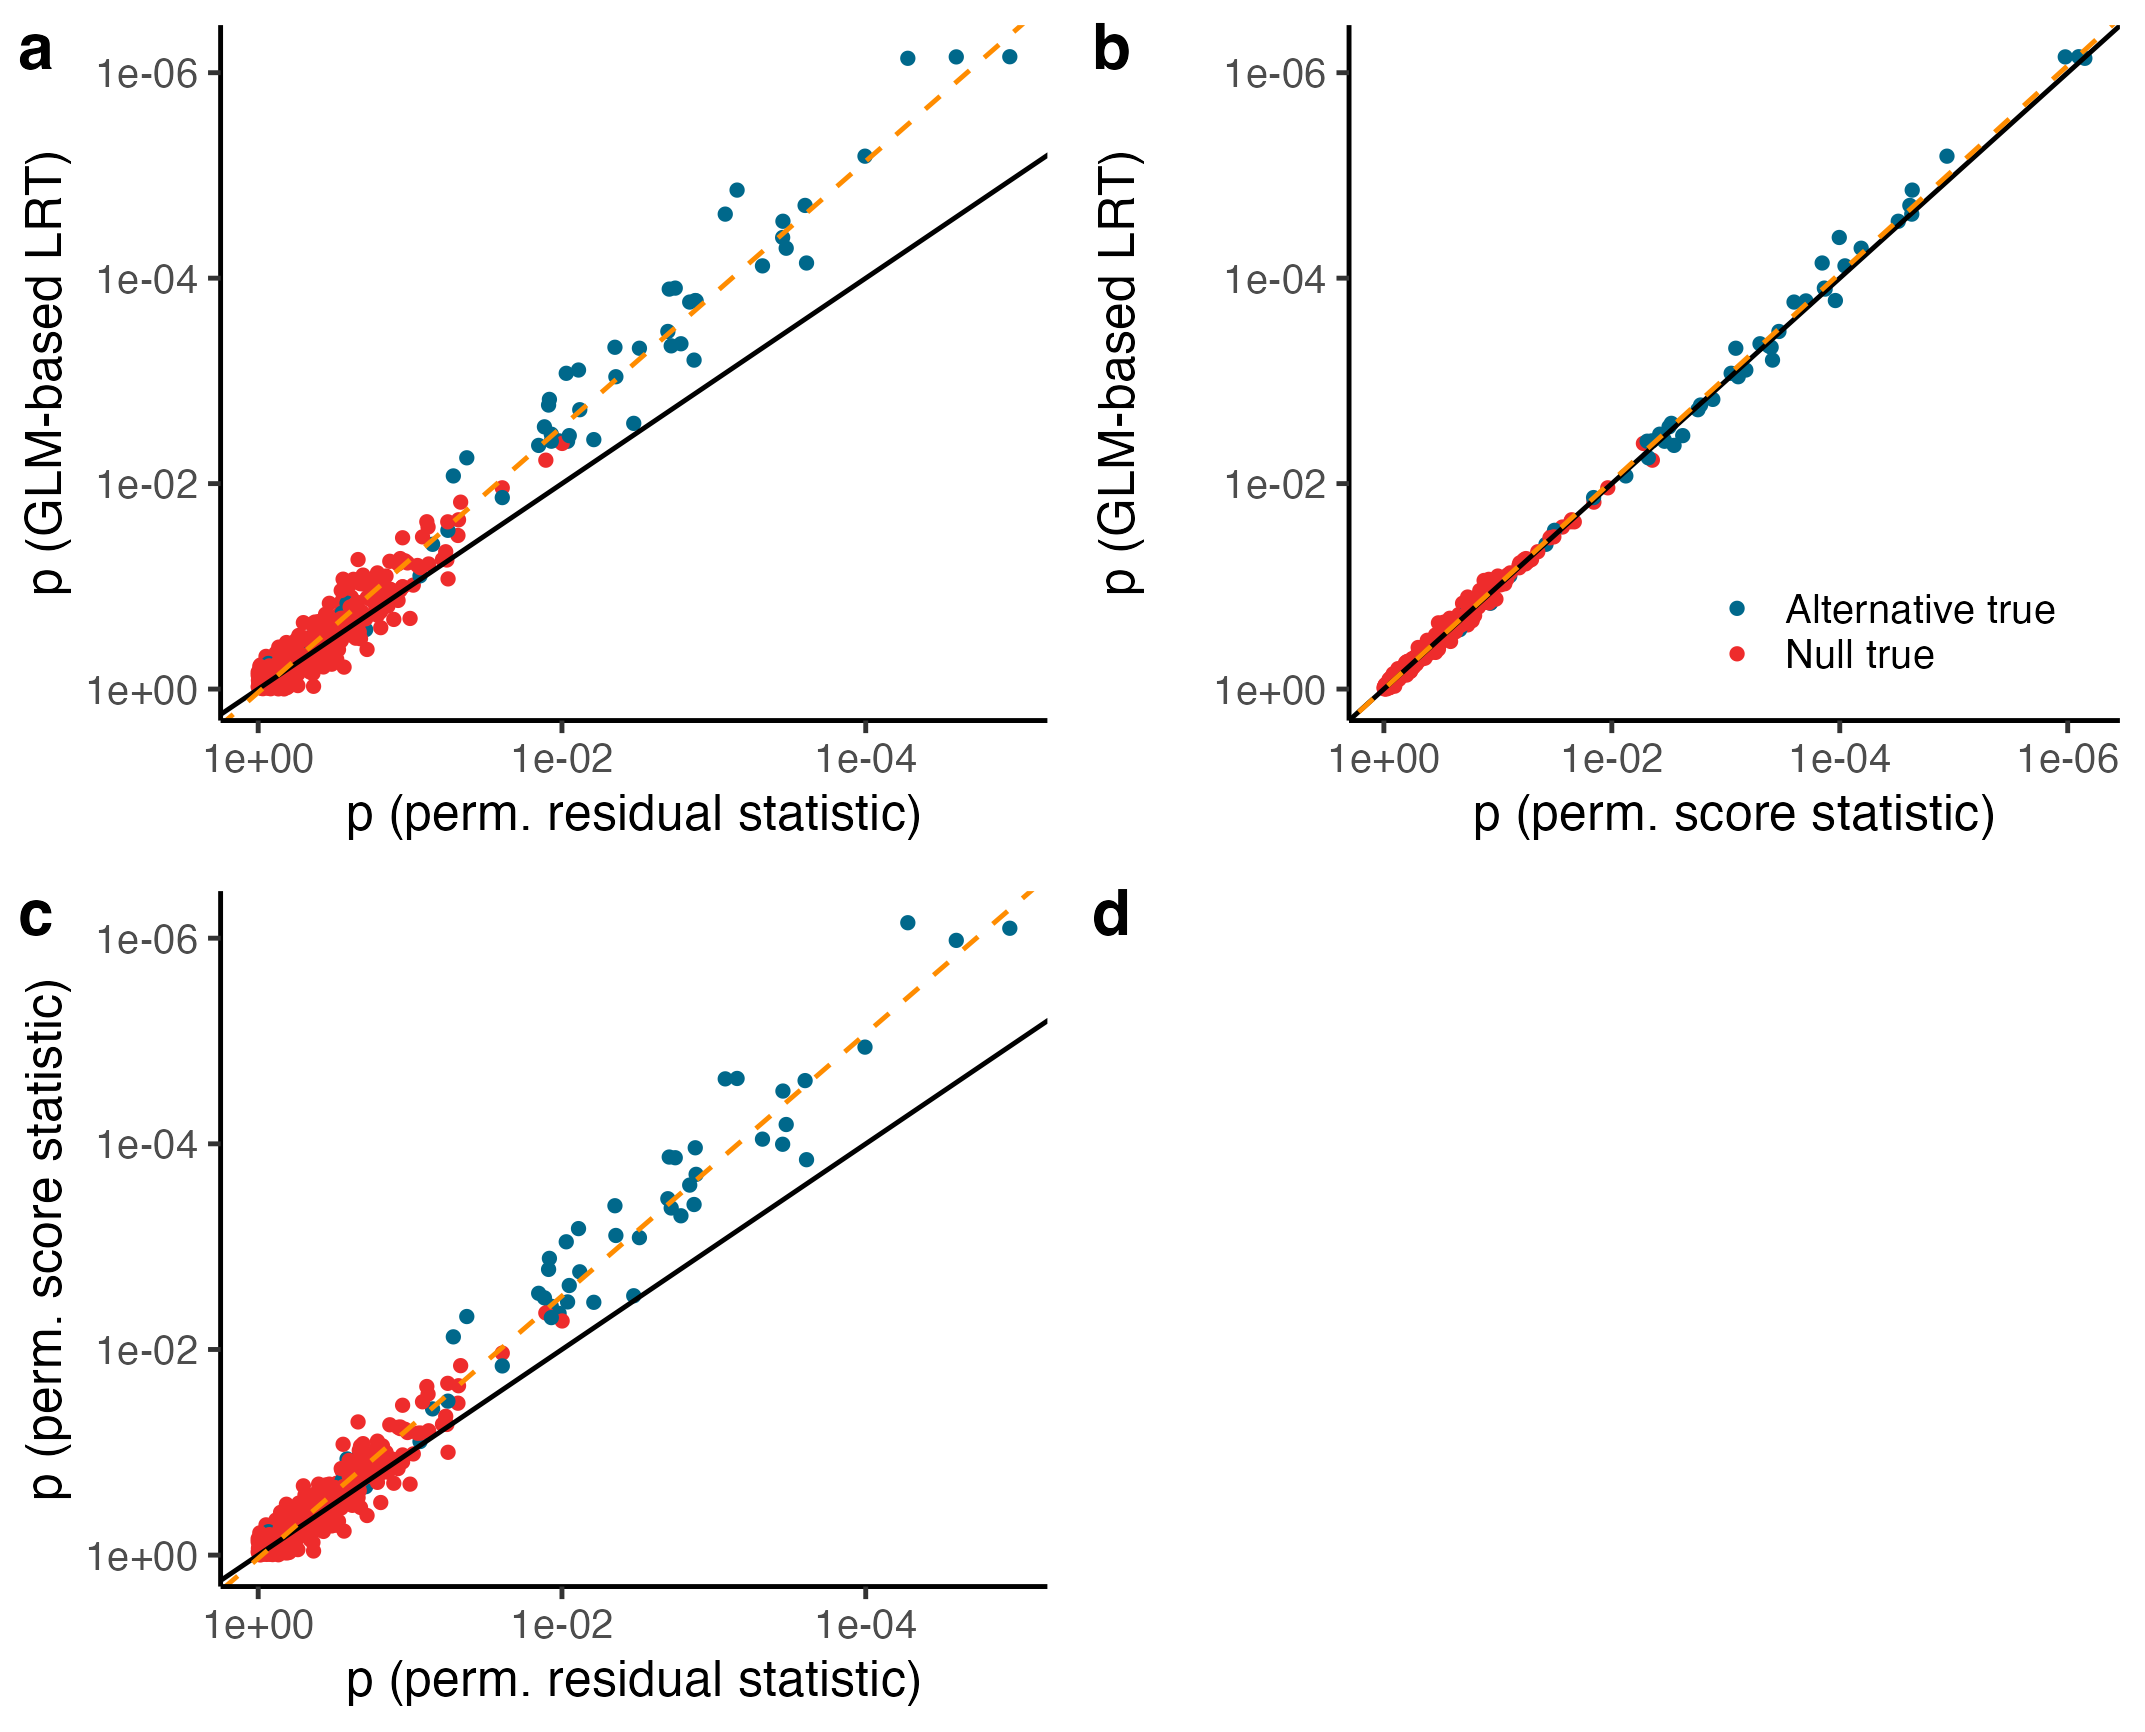

Write the R code that produced this figure.
####################################################################
# The purpose of figures s8 and s9 is to compare the score statistic
# against the residual test statistic on real and simulated data.
####################################################################
# load packages
library(tidyverse); conflicts_prefer(dplyr::filter)
library(katlabutils)
library(cowplot)

# set file paths, load results, source helpers
source(paste0(.get_config_path("LOCAL_CODE_DIR"),
              "sceptre2-manuscript/R_scripts/figure_creation/shared_figure_script.R"))
sceptre2_dir <- .get_config_path("LOCAL_SCEPTRE2_DATA_DIR")

############################
# PLOT 1: SIMULATION RESULTS
############################
# load simulation results, do basic preprocessing
simulation_result_fps <- paste0(sceptre2_dir, "results/extra_analyses/resid_vs_score_sim/") |> list.files(full.names = TRUE)
result_df <- lapply(X = seq_along(simulation_result_fps), FUN = function(i) {
  fp <- simulation_result_fps[i]
  readRDS(fp) |> mutate(proc_id = i)
}) |> data.table::rbindlist() |>
  mutate(label = ifelse(null_true, "Null true", "Alternative true"))

# apply BH, and obtain the mean false discovery proportion (fdr-hat) across datasets
fdr_level <- 0.1
cols <- c("deepskyblue4", "firebrick2")
n_nonnull <- result_df |>
  filter(proc_id == 1) |>
  summarize(sum(label == "Alternative true")) |>
  pull()

stat_summary_df <- result_df |> select(p_resid, p_score, p_lrt, null_true, proc_id) |> 
  pivot_longer(cols = c("p_resid", "p_score", "p_lrt"),
               names_to = "method", values_to = "p_val") |>
  group_by(method, proc_id) |>
  mutate(p_adj = p.adjust(p_val, method = "BH"), signif = p_adj < fdr_level) |>
  filter(signif) |>
  summarize(n_total_discoveries = dplyr::n(),
            n_false_discoveries = sum(null_true),
            fdp = n_false_discoveries/n_total_discoveries) |>
  summarize(mean_fdp = mean(fdp),
            mean_n_discoveries = mean(n_total_discoveries))
time_summary_df <- result_df |> select(resid_time, score_time, lrt_time) |>
  pivot_longer(cols = c("resid_time", "score_time", "lrt_time"),
               names_to = "method", values_to = "time") |>
  group_by(method) |>
  summarize(m_time = mean(time), 
            upper_ci = m_time + 1.96 * sd(time)/sqrt(dplyr::n()),
            lower_ci = m_time - 1.96 * sd(time)/sqrt(dplyr::n()))

# create plot from one run
curr_proc_id <- 7
simulation_result <- result_df |>
  filter(proc_id == curr_proc_id) |>
  mutate(p_resid_trans = -log(p_resid, 10),
         p_score_trans = -log(p_score, 10),
         p_lrt_trans = -log(p_lrt, 10))

my_breaks <- 10^(seq(from = 0, to = -6, by = -2))
fit_1 <- lm(p_lrt_trans ~ p_resid_trans, data = simulation_result)
p1 <- ggplot(simulation_result, aes(x = p_resid, y = p_lrt, col = label)) + 
  geom_point(size = 0.9) +
  theme_bw() +
  scale_x_continuous(trans = revlog_trans(base = 10), breaks = my_breaks) +
  scale_y_continuous(trans = revlog_trans(base = 10), breaks = my_breaks) +
  geom_abline(slope = 1, intercept = 0) +
  xlab("p (perm. residual statistic)") +
  ylab("p (GLM-based LRT)") +
  scale_color_manual(values = cols) + my_theme_no_legend +
  geom_abline(intercept = fit_1$coefficients[1], slope = fit_1$coefficients[2],
              col = "darkorange", linetype = "dashed")

fit_2 <- lm(p_lrt_trans ~ p_score_trans, data = simulation_result)
p2 <- ggplot(simulation_result, aes(x = p_score, y = p_lrt, col = label)) + 
  geom_point(size = 0.9) +
  theme_bw() +
  scale_x_continuous(trans = revlog_trans(base = 10), breaks = my_breaks) +
  scale_y_continuous(trans = revlog_trans(base = 10), breaks = my_breaks) +
  geom_abline(slope = 1, intercept = 0) +
  xlab("p (perm. score statistic)") +
  ylab("p (GLM-based LRT)") +
  scale_color_manual(values = cols) + my_theme +
  geom_abline(intercept = fit_2$coefficients[1], slope = fit_2$coefficients[2],
              col = "darkorange", linetype = "dashed") +
  theme(strip.background = element_blank(),
        legend.title = element_blank(),
        legend.position = c(0.7, 0.1),
        legend.key.size = unit(0.35, 'cm'),
        legend.margin = margin(t = -0.5, unit = 'cm'),
        axis.title.y = element_text(margin = margin(t = 0, r = 15, b = 0, l = 0)))

fit_3 <- lm(p_score_trans ~ p_resid_trans, data = simulation_result)
p3 <- ggplot(simulation_result, aes(x = p_resid, y = p_score, col = label)) + 
  geom_point(size = 0.9) +
  theme_bw() +
  scale_x_continuous(trans = revlog_trans(base = 10), breaks = my_breaks) +
  scale_y_continuous(trans = revlog_trans(base = 10), breaks = my_breaks) +
  geom_abline(slope = 1, intercept = 0) +
  xlab("p (perm. residual statistic)") +
  ylab("p (perm. score statistic)") +
  scale_color_manual(values = cols) + my_theme_no_legend +
  geom_abline(intercept = fit_3$coefficients[1], slope = fit_3$coefficients[2],
              col = "darkorange", linetype = "dashed")
p4 <- ggplot() + theme_minimal()
p_final <- plot_grid(plot_grid(p1, p2, p3, p4, nrow = 2, labels = "auto"))
to_save_fp <- paste0(.get_config_path("LOCAL_CODE_DIR"),
                     "sceptre2-manuscript/R_scripts/figure_creation/fig_s8_s9/fig_s8.png")

ggsave(plot = p_final, filename = to_save_fp, device = "png",
       scale = 1.0, width = 6.5, height = 5.25, dpi = 330)